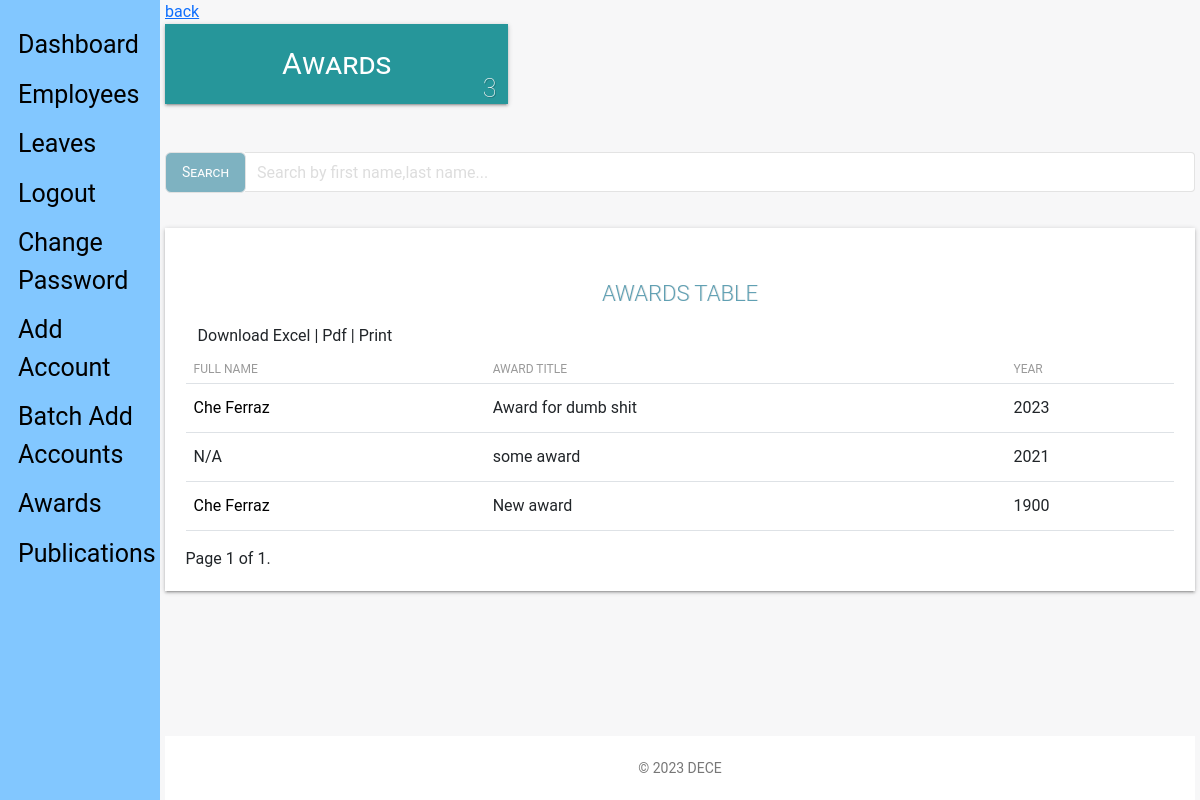
Page /admin_view/awards/ (signed in) on the committed database.
### staff_app/models.py (models this page shows, shortened)
class Awards(models.Model):
    user = models.ForeignKey(CustomUser, on_delete=models.CASCADE, default=1)
    title = models.CharField(max_length=100, verbose_name=_(
        'Title'), null=True, blank=False)
    year = models.IntegerField(verbose_name=_('Year'))
    updated = models.DateTimeField(auto_now=True, auto_now_add=False)
    created = models.DateTimeField(auto_now=False, auto_now_add=True)
    class Meta:
        verbose_name = _('Award')
        verbose_name_plural = _('Awards')
        ordering = ['-created']

### hris_app/models.py (models this page shows)
class CustomUser (AbstractUser):
    ADMINISTRATOR = '1'
    STAFF = '2'
    EMAIL_TO_USER_TYPE_MAP = {
        'administrator': ADMINISTRATOR,
        'staff': STAFF
    }
    user_type_data = ((ADMINISTRATOR, "Administrator"), (STAFF, "Staff"))
    user_type = models.CharField(
        default=1,
        choices=user_type_data,
        max_length=20
    )

### admin_app/views.py (the view)
# urls.py: path('awards/', views.awards, name="awards"),
def awards(request):
    if not (request.user.is_authenticated and request.user.is_superuser):
        return redirect('hris:home')
    awards = Awards.objects.prefetch_related('user').all().order_by('-year')
    dataset = dict()
    query = request.GET.get('search')
    if query:
        query = re.sub(r"\s+", ".", query, flags=re.UNICODE)
        awards = awards.filter(
            Q(user__username__icontains=query)
        )
    paginator = Paginator(awards, 10)  # show 10 employee lists per page
    page = request.GET.get('page')
    awards_paginated = paginator.get_page(page)
    dataset['awards_list'] = awards_paginated
    dataset['all_awards'] = Awards.objects.all()
    dataset['title'] = 'Awards list view'
    return render(request, "admin/awards.html", dataset)

### templates/admin/awards.html (shortened to what this page needs)
{% extends 'base.html' %}
{% load static %}
{% block content %}
    <link type="text/CSS" href="{% static 'css/light-bootstrap-dashboard.css' %}" rel="stylesheet"/>
    <section class="row">
        <section class="col col-lg-12">
            <a href="{{request.META.HTTP_REFERER|escape}}" style="color:#0d6efd;">back</a>
        </section>
    </section>
    {% if not all_awards %}
        <p>No Awards</p>
    {% else %}
    <section class="row margin-bottom">
        <div class="container-fluid">
        <section class="col-lg-4 col-md-4 col-sm-12">
            <div class="employee-box sec-box">
                <a href="">
                <span>Awards</span>
                </a>
                <span class="count-object">{{ all_awards.count }}</span>
            </div>
        </section>
    </section>
    <div class="row" style="margin-bottom: 2.2rem;margin-top: 3rem;">
        <div class="">
        <div class="col-lg-12">
            <form action="." method="GET">
                <div class="input-group">
                    <span class="input-group-btn">
                        <button class="btn btn-default" id = "stylebutton" type="submit">Search</button>
                    </span>
                    <input type="search" value="{{request.GET.search}}" name="search" class="form-control" placeholder="Search by first name,last name...">
                </div>
            </form>
        </div>
        </div>
    </div>
    <div class="table-responsive table-shadow">
        <div class="text-center table-description">
            <h4 class="title-h3" style="color: #60a0b3 !important;
            text-shadow: 1px 0px rgba(0,0,0,0.11)"> AWARDS TABLE</h4>
        </div>
        <div class="container-fluid">
            <div class="row">
                 <div class="download-print-action">
                      Download Excel | Pdf | Print
                </div>
            </div>
        </div>
        <table class="table">
            <thead>
                <tr>
                  <th scope="col">Full Name</th>
                  <th scope="col">Award Title</th>
                  <th scope="col">Year</th>
                </tr>
            </thead>
            <tbody>
                {% if not awards_list %}
                    <tr>
                    <td>No awards associated with that employee found.</td>
                    </tr>
                {% else %}
                    {% for award in awards_list %}
                    <tr>
                        {% if award.user.first_name or award.user.last_name %}
                            <td><a id="name" href="{% url 'admin_app:info' award.user_id %}">{{ award.user.first_name}} {{award.user.last_name}}</a></td>
                        {% else %}
                            <td>N/A</td>
                        {% endif %}
                    <td>{{award.title}}</td>
                    <td>{{award.year}}</td>
                    </tr>
                    {% endfor %}
                {% endif %}
            </tbody>
        </table>
              <div class="pagination">
                <span class="step-links">
                    <span class="current">
                        Page {{ awards_list.number }} of {{ awards_list.paginator.num_pages }}.
                    </span>
                </span>
            </div>
    </div>
    {% endif %}
{% endblock content %}

### rows in the picture
Awards: user.first_name "Che", user.last_name "Ferraz", title "Award for dumb shit", year "2023"
Awards: shows "N/A", title "some award", year "2021"
Awards: user.first_name "Che", user.last_name "Ferraz", title "New award", year "1900"

### other values in the picture
{{ all_awards.count }} "3"
{{ awards_list.number }} "1"
{{ awards_list.paginator.num_pages }} "1"
